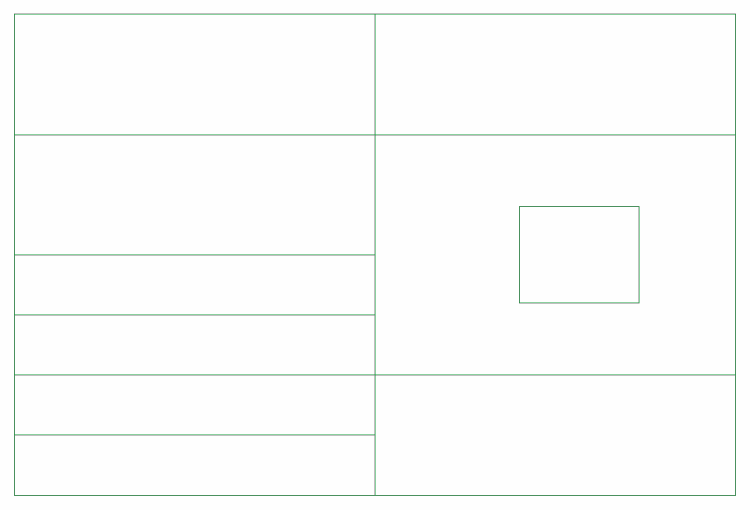
#> input picture shipbrain/mesh_vs_drawing.png, 1500 x 1019 px (shown at 1/2 size)
$ python -i scanvec.py   (imports and definitions only)
#> lines starting #> are read from the running program, lines starting #| are printed output that depends on the picture
"""Scanned page -> the SAME step-1 data as a vector page (owner 2026-10-24: "scanned PDF should be 100 % like vector PDF").
Pixels are turned into text spans (offline OCR) and straight vector segments (strokes by morphology + Hough, dash merge, ring outlines), written with the
SAME columns as the vector extraction:  <name>_pN_text.csv, _paths.csv, _segments.csv  (+ provenance columns source / score).  Coordinates are in the PDF's own
page space (unrotated pt), exactly like the vector reader.  evaluate_vs_vector() measures how close the scan result is to the true vector data of the same drawing."""
import csv
import math
import os
import numpy as np
import cv2
import pymupdf
from . import raster_front as rf

USE_BLOB = True
ZOOM = 3.0            # working resolution (216 dpi) the stroke finder was tuned for


# [81 lines left out: functions page_image, _remove_glyphs, merge_collinear, _blob_outlines, not called in this run]


class SegList(list):
    """list of segments that also carries the closed contours (rings / filled outlines) they came from (for path grouping + arc fitting)"""
    contours = ()


# [163 lines left out: functions vectorize_gray, _dash_txt, write_segments, write_text, mask_of, vector_truth and 2 more, not called in this run]


def estimate_skew(gray, max_deg=2.0, step=0.05):
    """R-S7: skew of a scanned sheet in degrees (rotate by -angle to straighten).  Projection-profile method on a 1/4 size binary image: at the right angle the long horizontal / vertical
    strokes of a drawing fall into few rows / columns, so the variance of the row + column sums is maximal.  Coarse step 0.25 deg then fine step on a band."""
#> called with max_deg = 2, step = 0.05
    h, w = gray.shape[:2]
#> h = 1019; w = 1500
    f = 0.25 if max(h, w) > 3000 else 1.0
#> f = 1
    small = cv2.resize(255 - gray, None, fx=f, fy=f, interpolation=cv2.INTER_AREA) if f != 1.0 else 255 - gray
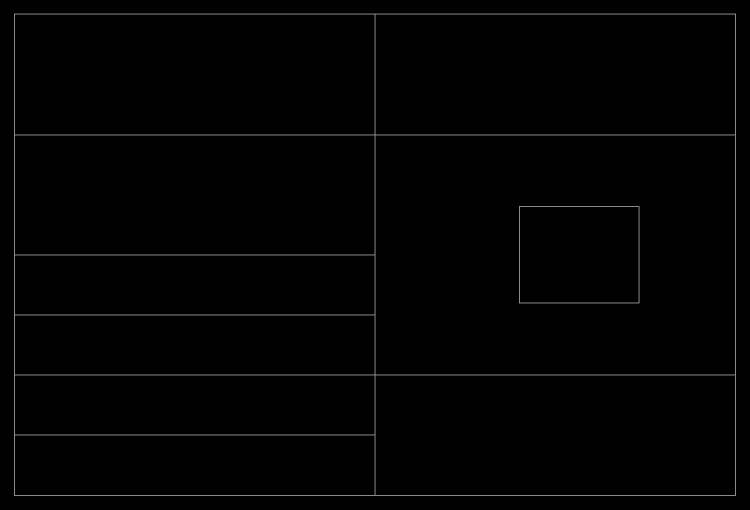
#> small: shape (1019, 1500) (shown at 1/2 size); min 1, max 149, mean 3.1
    small = (small > 90).astype(np.float32)
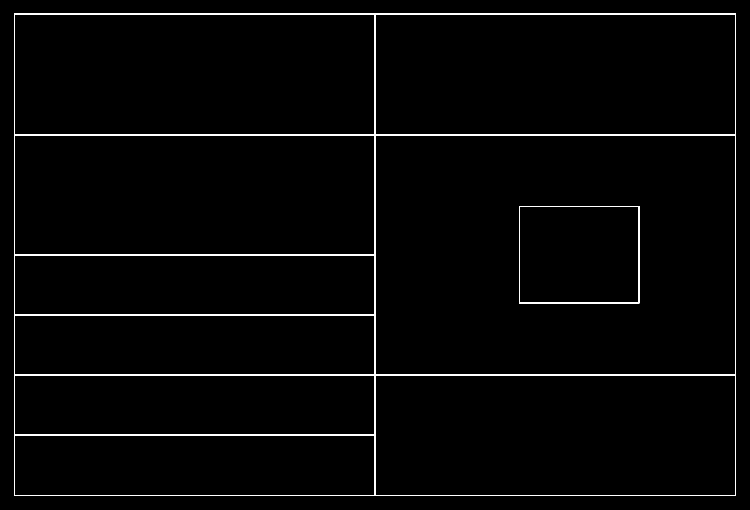
#> small: shape (1019, 1500) float32 (shown at 1/2 size); values 0 (black) and 1 (white), 1.5% white in thin lines or dots
    c = (small.shape[1] / 2.0, small.shape[0] / 2.0)
#> c = (750, 509.5)

    def score(a):
#> called with a = -2
        M = cv2.getRotationMatrix2D(c, a, 1.0)
        r = cv2.warpAffine(small, M, (small.shape[1], small.shape[0]), flags=cv2.INTER_LINEAR)
        return float(np.var(r.sum(1)) + np.var(r.sum(0)))
    coarse = np.arange(-max_deg, max_deg + 1e-9, 0.25)
    sc = [score(a) for a in coarse]
#> in score (call 14), `M = cv2.getRotationMatrix2D(c, a, 1.0)`: M = [[1, 0.0218, -10.94], [-0.0218, 1, 16.48]]
#> in score (call 14), `r = cv2.warpAffine(small, M, (small.shape[1], small.shape[0]), flags=c..`:
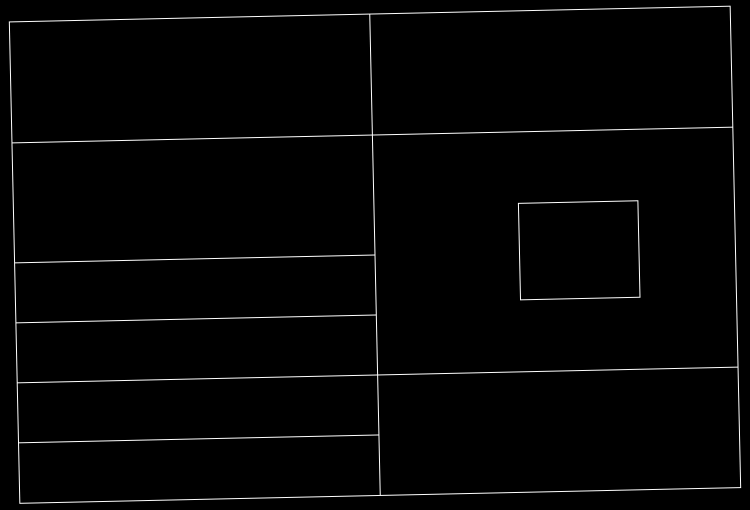
#> r: shape (1019, 1500) float32 (shown at 1/2 size); min 0, max 1, mean 0.0153
#> in score (call 15), `M = cv2.getRotationMatrix2D(c, a, 1.0)`: M = [[1, 0.0262, -13.08], [-0.0262, 1, 19.81]]
#> in score (call 15), `r = cv2.warpAffine(small, M, (small.shape[1], small.shape[0]), flags=c..`:
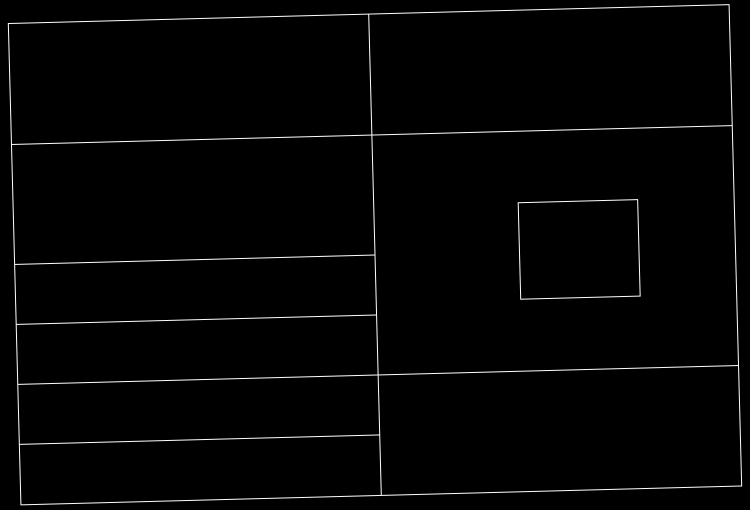
#> r: shape (1019, 1500) float32 (shown at 1/2 size); min 0, max 1, mean 0.0153
#> in score (call 16), `M = cv2.getRotationMatrix2D(c, a, 1.0)`: M = [[1, 0.0305, -15.21], [-0.0305, 1, 23.14]]
#> in score (call 16), `r = cv2.warpAffine(small, M, (small.shape[1], small.shape[0]), flags=c..`:
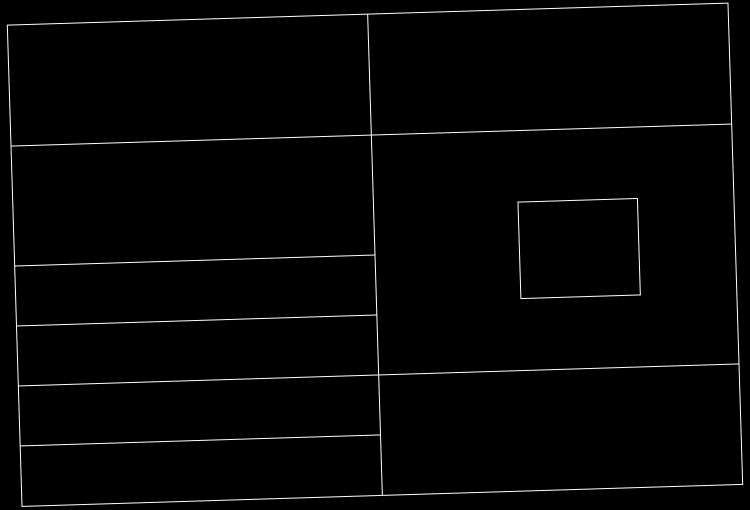
#> r: shape (1019, 1500) float32 (shown at 1/2 size); min 0, max 1, mean 0.0153
#> in score (call 17), `M = cv2.getRotationMatrix2D(c, a, 1.0)`: M = [[0.999, 0.0349, -17.32], [-0.0349, 0.999, 26.48]]
#> in score (call 17), `r = cv2.warpAffine(small, M, (small.shape[1], small.shape[0]), flags=c..`:
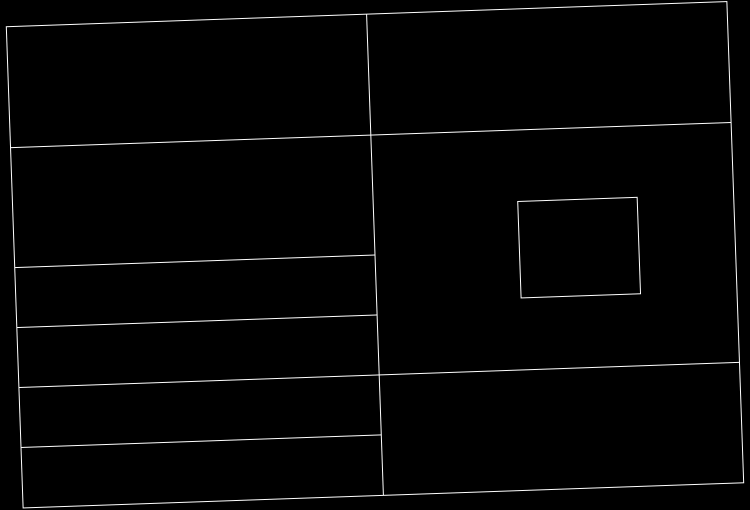
#> r: shape (1019, 1500) float32 (shown at 1/2 size); min 0, max 1, mean 0.0153
#> sc = [882.9, 1050.2, 1271.5, 1545.7, 1925.7, 2628, 3954, 7386.5, 22966.6, 7386.5, 3953.9, 2628.1, 1925.7, 1491.6, 1196.8, 983.6, 822.5]
    a0 = float(coarse[int(np.argmax(sc))])
#> a0 = 0
    fine = np.arange(a0 - 0.25, a0 + 0.25 + 1e-9, step)
    sf = [score(a) for a in fine]
#> in score (call 22), `M = cv2.getRotationMatrix2D(c, a, 1.0)`: M = [[1, -0.000873, 0.445], [0.000873, 1, -0.654]]
#> in score (call 22), `r = cv2.warpAffine(small, M, (small.shape[1], small.shape[0]), flags=c..`:
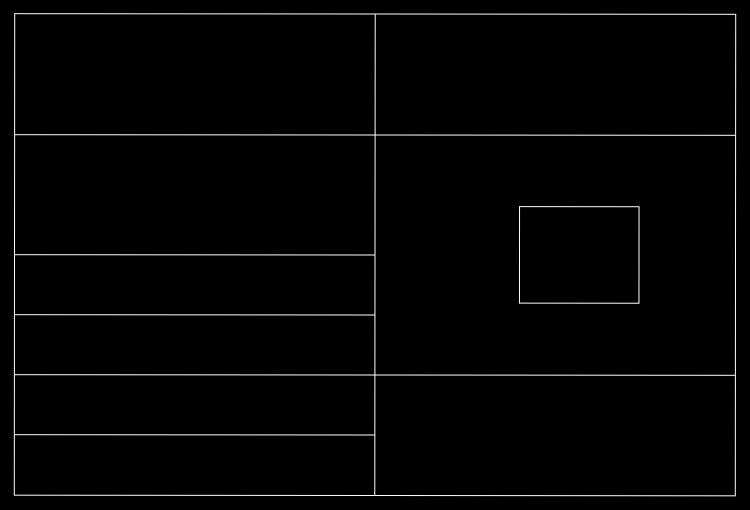
#> r: shape (1019, 1500) float32 (shown at 1/2 size); min 0, max 1, mean 0.0153
#> sf = [7386.5, 8849.7, 10859.4, 13742.1, 17251.2, 22966.6, 17252.2, 13742.4, 10859.4, 8849.6, 7386.5]
    return float(fine[int(np.argmax(sf))])


def deskew(gray, min_deg=0.08):
    """-> (straightened image, angle).  Angles below min_deg are left alone (a rotation costs a little sharpness)."""
    a = estimate_skew(gray)
#> a = -5.55e-17
    if abs(a) < min_deg:
        return gray, 0.0
    h, w = gray.shape[:2]
    M = cv2.getRotationMatrix2D((w / 2.0, h / 2.0), a, 1.0)
    return cv2.warpAffine(gray, M, (w, h), flags=cv2.INTER_LINEAR, borderValue=255), a


# [25 lines left out: functions despeckle, _despeckle, not called in this run]

>>> import cv2
>>> picture = cv2.imread('../../../mesh_vs_drawing.png', cv2.IMREAD_GRAYSCALE)
>>> result = deskew(picture)
